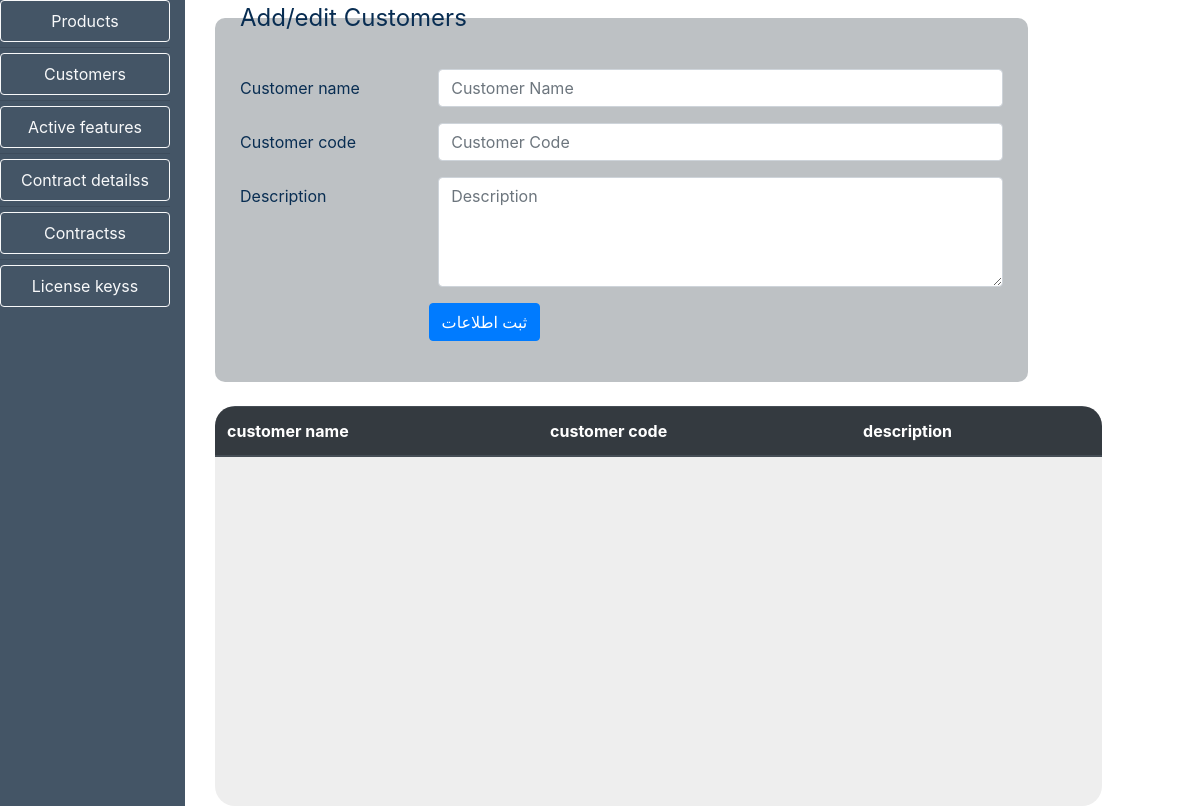
Before: /customers/ with the older database file.
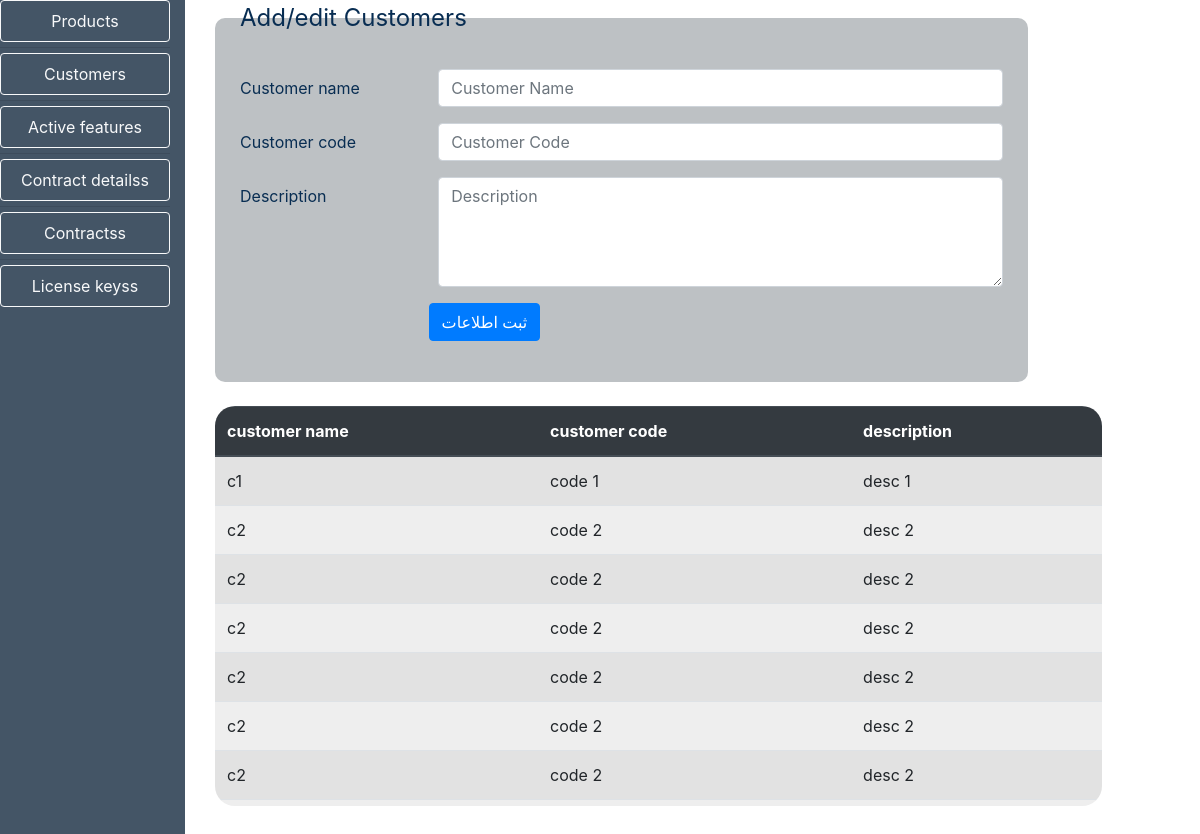
After: the same page with the newer database file.
### app1/models.py (models this page shows)
class Customers(models.Model):
    customer_name = models.CharField(max_length=200)
    customer_code = models.CharField(max_length=200)
    description = models.TextField()

### app1/views.py (the view, shortened to what this page needs)
# urls.py: re_path(r'^customers/$', views.customers, name='customers'),
def customers(request):
    list = models.Customers.objects.all()
    fields = ['customer name','customer code', 'description']
    con ={'list':list,'fields':fields,'table_name':'Add/edit Customers'}
    form = forms.Customerform()
    con['form']=form
    return render(request, 'app1/customers.html',con)

### app1/forms.py
class Customerform(forms.ModelForm):
    class Meta:
        model = models.Customers
        fields = '__all__'
        labels = {'ProductName': 'Product Name',
                    'ProductCode':'Product Code'}
        widgets = {
            'customer_name': forms.TextInput(
                        attrs={'class': 'form-control',
                                'placeholder':'Customer Name'}),
            'customer_code': forms.TextInput(
                        attrs={'class': 'form-control',
                                'placeholder':'Customer Code'}),
            'description': forms.Textarea(
                        attrs={'class': 'form-control',
                                'placeholder':'Description',
                                'rows':'4'}),
        }

### app1/templates/app1/customers.html (shortened to what this page needs)
{% extends "app1/base1.html" %}
{% block content %}
<form action="{% url 'app1:customers' %}" method="post">
  <fieldset class="col-11"
            style="background-color:#bdc1c4;color:#082d52;padding:25px;
                  border-radius:10px;">
    <legend>{{table_name}}</legend>
    {% for i in form %}
      <div class="form-group row">
        <label class="col-sm-3 col-form-label" for="id_{{i.label}}">{{i.label}}</label>
        <div class="col-sm-9">
          {{ i }}
        </div>
      </div>
    {%endfor%}
    <div class="form-group row">
    <div class="col-sm-5">
      <button type="submit" class="btn btn-primary" style="float:right;">ثبت اطلاعات</button>
    </div>
    </div>
    </fieldset>
</form>
<br>
<div class="" style="background-color:#eee;border-radius:20px;overflow:scroll;height:400px">
<table class="table table-striped">
  <thead class="thead-dark">
    <tr>
      {%for i in fields%}
        <th>{{i}}</th>
      {%endfor%}
    </tr>
  </thead>
  <tbody>
    {%for i in list%}
    <tr>
      <td>{{i.customer_name}}</td>
      <td>{{i.customer_code}}</td>
      <td>{{i.description}}</td>
    </tr>
    {%endfor%}
  </tbody>
</table>
</div>
{% endblock %}

### app1/templates/app1/base1.html (shortened to what this page needs)
<!DOCTYPE html>
<html class="h-100">
<head>
  <link rel="stylesheet" href="https://stackpath.bootstrapcdn.com/bootstrap/4.3.1/css/bootstrap.min.css">
</head>
<body class="h-100" >
<div class="container-fliud row h-100">
  <div class="col-2 h-100" style="background-color:#456;position:fixed;">
    <div class="sidebar-sticky">
          <ul class="nav flex-column" style="text-align">
                  <li class="nav-item">
                    <a class="btn btn-outline-light nav-link" href="{%url 'app1:products'%}">
                      Products
                    </a>
                    <hr>
                  </li>
                  <li class="nav-item">
                    <a class="btn btn-outline-light nav-link" href="{%url 'app1:customers'%}">
                      Customers
                    </a>
                    <hr>
                  </li>
                  <li class="nav-item">
                    <a class="btn btn-outline-light nav-link" href="#">
                      Active features
                    </a>
                    <hr>
                  </li>
                  <li class="nav-item">
                    <a class="btn btn-outline-light nav-link" href="#">
                      Contract detailss
                    </a>
                    <hr>
                  </li>
                  <li class="nav-item">
                    <a class="btn btn-outline-light  nav-link" href="#">
                      Contractss
                    </a>
                    <hr>
                  </li>
                  <li class="nav-item">
                    <a class="btn btn-outline-light nav-link" href="#">
                      License keyss
                    </a>
                  </li>
                </ul>
        </div>
  </div>
  <div class="col-10" style="position:absolute;right:0;">
    <div class="col-11" style="position:absolute;left:0;">
    {% block content %}
    {% endblock %}
  </div>
  </div>
</div>
</body>
</html>

### app1/templates/app1/base1.html (style rules this page uses)
hr { margin-top: 5px; margin-bottom: 5px; }

Changed rows visible on the page:
now on this page (row unchanged): Customers: customer_name "c1", customer_code "code 1", description "desc 1"
now on this page (row edited): Customers: customer_name "c2", customer_code "code 2", description "desc 2"
added Customers: customer_name "c2", customer_code "code 2", description "desc 2"
added Customers: customer_name "c2", customer_code "code 2", description "desc 2"
added Customers: customer_name "c2", customer_code "code 2", description "desc 2"
added Customers: customer_name "c2", customer_code "code 2", description "desc 2"
added Customers: customer_name "c2", customer_code "code 2", description "desc 2"
